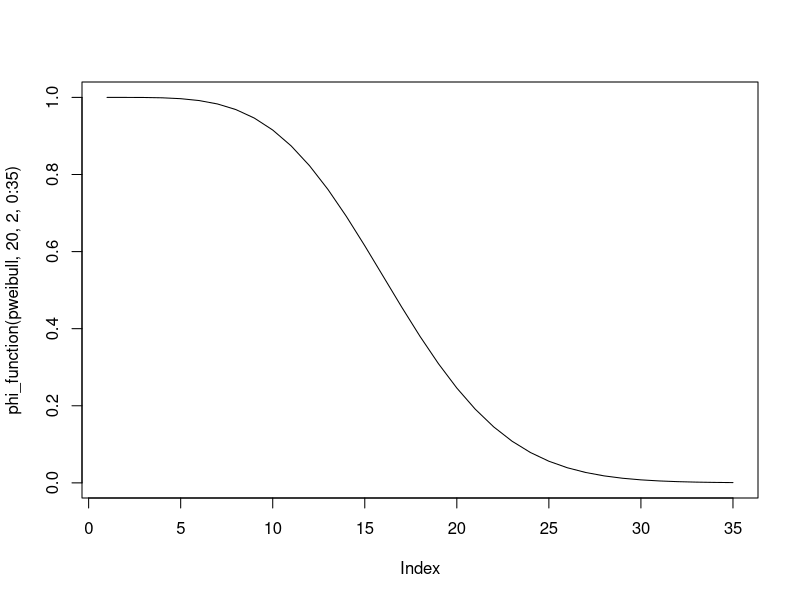
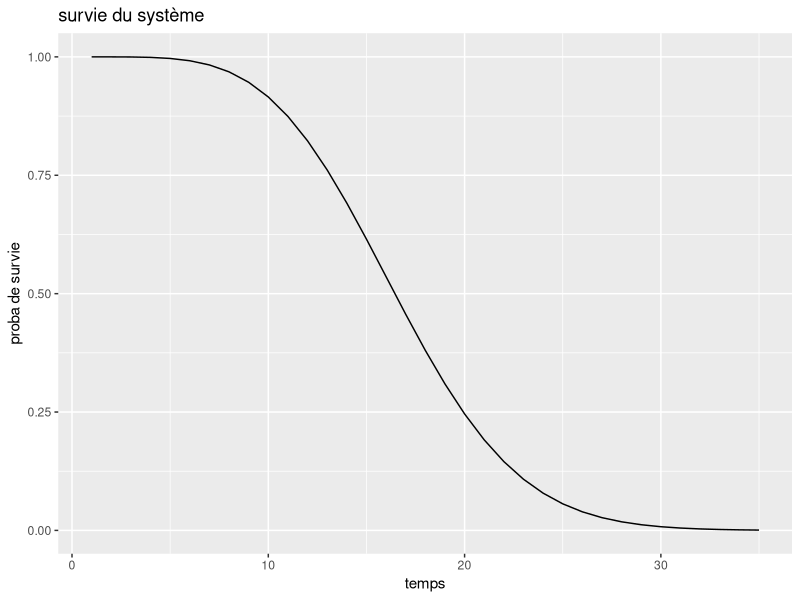
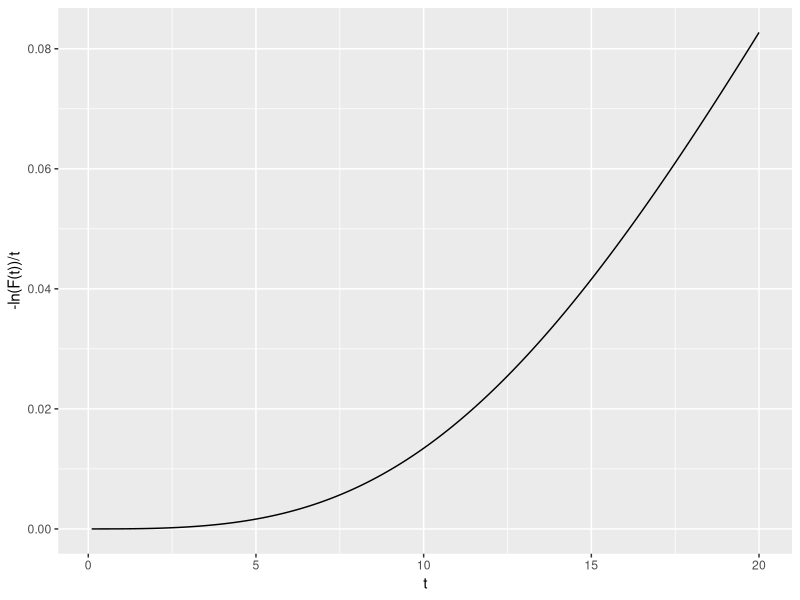
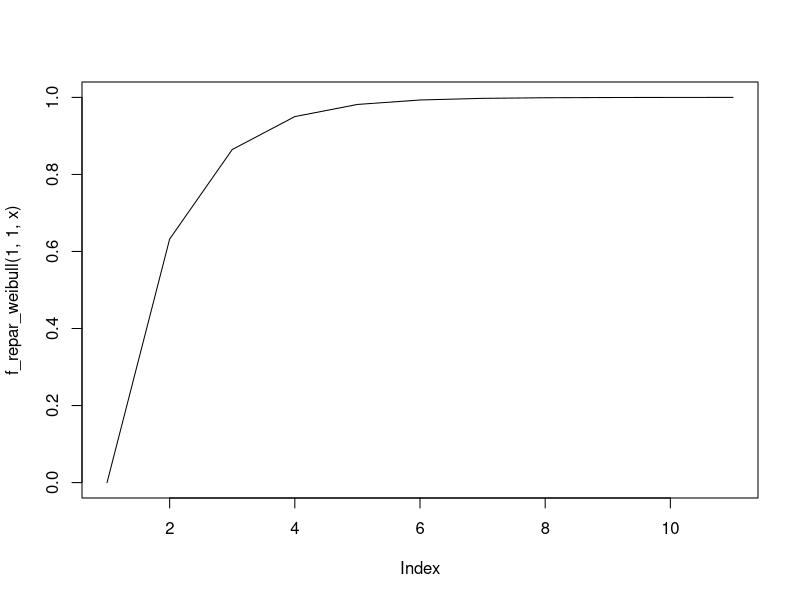
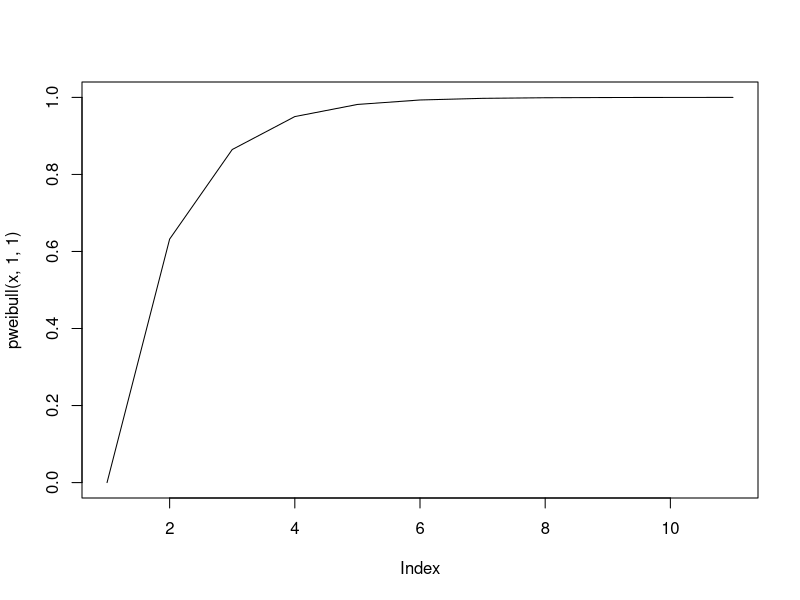
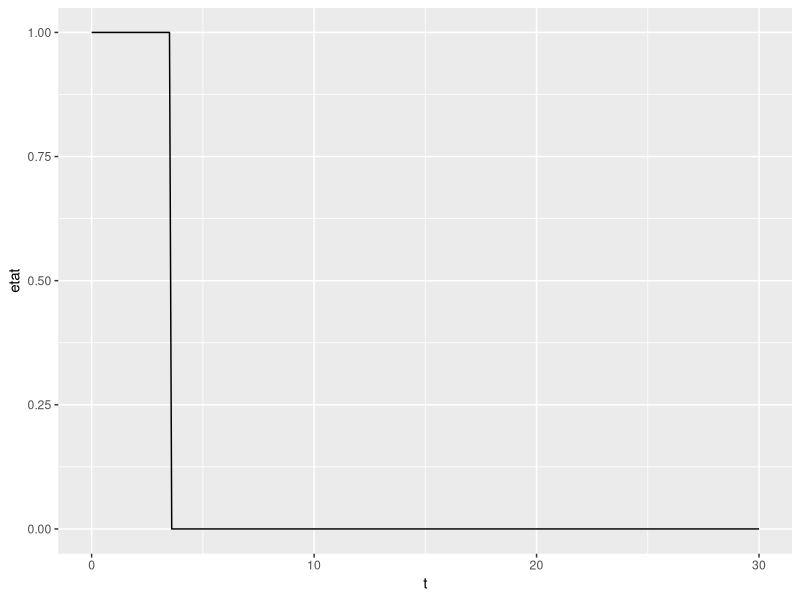

These figures' R source, in order:
library(magrittr)
library(dplyr)
library(ggplot2)

# TP 1 

## Question 1

phi <- function(x){
  rep <- ((x[3]*(1-(1-x[1])*(1-x[2]))*(1-(1-x[4])*(1-x[5])))+(1-x[3])*(1-(1-x[1]*x[4])*(1-x[2]*x[5])))*(1-(1-x[6]*x[7])*(1-x[8])*(1-x[9]))
  return(rep)
}

# question 2

phi_function <- function(loi, lambda, beta, t){
  R1 <- 1-loi(t, shape = beta, scale = lambda)
  R2 <- 1-loi(t, shape = beta, scale = lambda)
  R3 <- 1-loi(t, shape = beta, scale = lambda)
  R4 <- 1-loi(t, shape = beta, scale = lambda)
  R5 <- 1-loi(t, shape = beta, scale = lambda)
  R6 <- 1-loi(t, shape = beta, scale = lambda)
  R7 <- 1-loi(t, shape = beta, scale = lambda)
  R8 <- 1-loi(t, shape = beta, scale = lambda)
  R9 <- 1-loi(t, shape = beta, scale = lambda)
  rep <- ((R3[t]*(1-(1-R1[t])*(1-R2[t]))*(1-(1-R4[t])*(1-R5[t])))+(1-R3[t])*(1-(1-R1[t]*R4[t])*(1-R2[t]*R5[t])))*(1-(1-R6[t]*R7[t])*(1-R8[t])*(1-R9[t]))
  return(rep)
}




## Question 3

plot(phi_function(pweibull, 20, 2, 0:35), type = 'l')

g <- ggplot() +
  geom_line(aes(x = 1:35, y = phi_function(pweibull, 20, 2, 0:35))) +
  labs(title = "survie du système",
       x = "temps",
       y = "proba de survie")

g

## Question 4

# survie <- function(lambda, beta, t){
#   R1 <- 1-pweibull(t, shape = beta, scale = lambda)
#   R2 <- 1-pweibull(t, shape = beta, scale = lambda)
#   R3 <- 1-pweibull(t, shape = beta, scale = lambda)
#   R4 <- 1-pweibull(t, shape = beta, scale = lambda)
#   R5 <- 1-pweibull(t, shape = beta, scale = lambda)
#   R6 <- 1-pweibull(t, shape = beta, scale = lambda)
#   R7 <- 1-pweibull(t, shape = beta, scale = lambda)
#   R8 <- 1-pweibull(t, shape = beta, scale = lambda)
#   R9 <- 1-pweibull(t, shape = beta, scale = lambda)
#   rep <- -log(((R3[t]*(1-(1-R1[t])*(1-R2[t]))*(1-(1-R4[t])*(1-R5[t])))+(1-R3[t])*(1-(1-R1[t]*R4[t])*(1-R2[t]*R5[t])))*(1-(1-R6[t]*R7[t])*(1-R8[t])*(1-R9[t]))/t)
#   # rep <- -log(rep)/t
#   return(rep)
#   # rep <- -log(1 - phi_function(lambda, beta, t))/t
# }

survie <- function(lambda, beta, t){
  rep=NULL
  for(i in 1:length(t)){
    R1 <- 1-pweibull(t[i], shape = beta, scale = lambda)
    R2 <- 1-pweibull(t[i], shape = beta, scale = lambda)
    R3 <- 1-pweibull(t[i], shape = beta, scale = lambda)
    R4 <- 1-pweibull(t[i], shape = beta, scale = lambda)
    R5 <- 1-pweibull(t[i], shape = beta, scale = lambda)
    R6 <- 1-pweibull(t[i], shape = beta, scale = lambda)
    R7 <- 1-pweibull(t[i], shape = beta, scale = lambda)
    R8 <- 1-pweibull(t[i], shape = beta, scale = lambda)
    R9 <- 1-pweibull(t[i], shape = beta, scale = lambda)
    rep[i] <- -log(((R3*(1-(1-R1)*(1-R2))*(1-(1-R4)*(1-R5)))+(1-R3)*(1-(1-R1*R4)*(1-R2*R5)))*(1-(1-R6*R7)*(1-R8)*(1-R9)))/t[i]
  }
  return(rep)
}


survie(20, 2, seq(0.1, 20, 0.1))

g <- ggplot() +
  geom_line(aes(x = seq(0.1, 20, 0.1), y = survie(20, 2, seq(0.1, 20, 0.1)))) +
  labs(x = "t",
       y = "-ln(F(t))/t")

g


# Question 5 
# simulation d'une loi de weibull avec la méthode des quantile. 

f_repar_weibull <- function(lambda, beta, x){
  rep <- 1-exp(-(x/lambda)^beta)
  return(rep)
}

f_repar_weibull(1,1,0:5)

realisation_weibull<- function(lambda,beta,a){
  
  u=runif(1, min=0, max=1)
  g=f_repar_weibull(lambda,beta,a) 
  v=g>u
  
  for(i in 1:length(a)){
    nb=i
    if (v[i]==TRUE) { break }
  }
  
  return(nb)
}

realisation_weibull(1,1,1:10)

n_realisation_weibull<-function(n,lambda,beta,a){
  vect=NULL
  for(i in 1:n){
    vect[i]=realisation_weibull(lambda,beta,a)
  }
  return(vect)
}
n_realisation_weibull(10,1,1,1:5)

rweibull(10,1,1)

x<- 0:10
plot(f_repar_weibull(1,1,x),type = "l")
plot(pweibull(x,1,1),type = "l")


# Question 5 

inverse_pweibull <- function(lambda, beta, u){
  rep <- lambda*(-(log(1-u)^(1/beta)))
  return(rep)
}

phi2 <- function(lambda, beta, a, n){
  u <- runif(9)
  t <- seq(0, a, n)
  x <- matrix(0, nrow = n, ncol = 9)
  
  for(i in 1:n){
    for(j in 1:9){
      if(t[i] < inverse_pweibull(lambda, beta, u)){
        x[i,j] <- 1
      }
    }
    rep[i] <- phi(x[i,])
  }
}

# Question 6

lambda <- 5
beta <- 5

t <- seq(0, 10, 0.1)

R <- matrix(rep(0, length(t)*9), nrow = length(t), ncol = 9)
S <- rep(0, length(t))

for(i in 1:length(t)){
  y <- 1 - pweibull(t[i], lambda, beta)
  R[i,] <- rep(y, 9)
  S[i] <- survie(lambda, beta, R[i,])
}


# Projet 2

## Exercice 1

phi <- function(x){
  rep <- (x[5]*((1-(1-x[1])*(1-x[2]))*(1-(1-x[3])*(1-x[4])))+(1-x[5])*(1-(1-x[1]*x[3])*(1-x[2]*x[4])))*x[6]*(1-(1-x[7]*x[10])*(1-x[8]*x[9]))
  return(rep)
}



## Exercice 2

lambda = 5
beta = 5
t <- seq(0, 30, 0.1)

simu_etat_systeme <- function(lambda, beta, t){
  X <- matrix(data = rep(0, 10*length(t)), ncol = 10, nrow = length(t))
  S <- rep(0,length(t))
  u <- runif(10, 0, 1)
  w <- rweibull(10, lambda, beta)
  max <- max(t)
  
  for(i in 1:length(t)){
    for(j in 1:10){
      if(t[i] < w[j]){
        X[i,j] <- 1
      }
    }
    S[i] <- phi(X[i,])
    if((S[i] == 0) && (S[i-1] == 1)){
      max <- t[i]
    }
  }
  return(list(etat = S, last = max))
}

test <- simu_etat_systeme(lambda, beta, t)

g <- ggplot() +
  geom_line(aes(x = t, y = test[[1]])) +
  labs(x = "t",
       y = "etat")

g

# Esperance

simu_T <- function(n){
  n <- 100
  simu <- rep(-1, n)
  for(i in 1:n){
    simu[i] <- simu_etat_systeme(lambda, beta, t)[[2]]
  }
  return(simu)
}

# Simulation

n <- 100
simu <- simu_T(n)

esperance <- mean(simu)

confint <- c(mean(simu) - 1.96 * sd(simu)/sqrt(n), mean(simu) + 1.96 * sd(simu)/sqrt(n))

# Exercice 3

a <- 10
n <- 100
lambda <- 5
beta <- 5
inter <- 5
t <- seq(0, a, length.out = n + 1)

phi2 <- function(a, n, lambda, beta, t, inter){
  y <- rep(0,n)
  u <- runif(10,0,1)
  x <- matrix(0, nrow = n, ncol = 10)
  p <- a/n*(1:n)*inter # p : vecteur qui contient les différents moments ou le méchanicien remet en marche la composante x[6]
  # p ne donne pas ce que je veux
  w <- rweibull(10, lambda, beta)
  
  for(i in 1:length(t)){
    for(j in 1:10){
      if(j == 6){
        if(t[i] %in% p){
          w[j] <- w[j] + t[i]
        }
      }
      if(t[i] < w[j]){
        x[i,j] <- 1
      }
    }
    y[i] <- phi(x[i,])
  }
  return(y)
}
# la fonction ne compile pas
